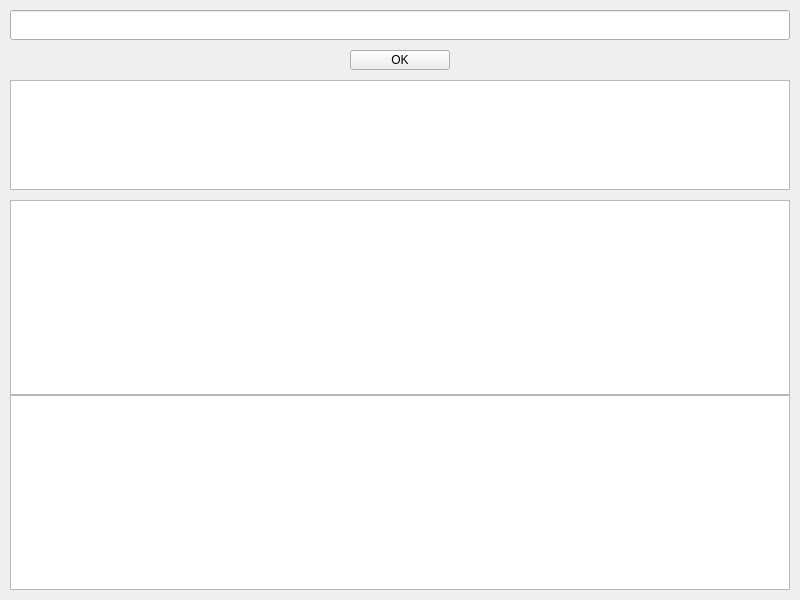
<?xml version="1.0" encoding="UTF-8"?>
<ui version="4.0">
 <class>MainWindow</class>
 <widget class="QMainWindow" name="MainWindow">
  <property name="geometry">
   <rect>
    <x>0</x>
    <y>0</y>
    <width>800</width>
    <height>600</height>
   </rect>
  </property>
  <property name="windowTitle">
   <string>MainWindow</string>
  </property>
  <widget class="QWidget" name="centralwidget">
   <widget class="QLineEdit" name="lineEdit">
    <property name="geometry">
     <rect>
      <x>10</x>
      <y>10</y>
      <width>780</width>
      <height>30</height>
     </rect>
    </property>
   </widget>
   <widget class="QTableWidget" name="tableWidget_1">
    <property name="geometry">
     <rect>
      <x>10</x>
      <y>80</y>
      <width>780</width>
      <height>110</height>
     </rect>
    </property>
   </widget>
   <widget class="QPushButton" name="start">
    <property name="geometry">
     <rect>
      <x>350</x>
      <y>50</y>
      <width>100</width>
      <height>20</height>
     </rect>
    </property>
    <property name="text">
     <string>OK</string>
    </property>
   </widget>
   <widget class="QTableWidget" name="haffman">
    <property name="geometry">
     <rect>
      <x>10</x>
      <y>395</y>
      <width>780</width>
      <height>195</height>
     </rect>
    </property>
   </widget>
   <widget class="QTableWidget" name="shenofano">
    <property name="geometry">
     <rect>
      <x>10</x>
      <y>200</y>
      <width>780</width>
      <height>195</height>
     </rect>
    </property>
   </widget>
  </widget>
 </widget>
 <resources/>
 <connections/>
</ui>
